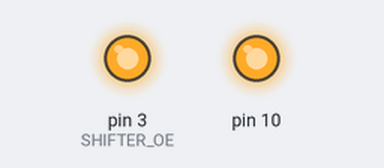
Simulated run of this sketch. Board: Arduino Uno, built with avr-gcc and run on an emulated ATmega328P. Shown: output pins drawn as LEDs (lit = HIGH). Pins used as bus, display or sensor lines are not drawn.

Above: at 0.1 s.
Timing chart, 0 to 1.6 s (numbered marks = the images above):
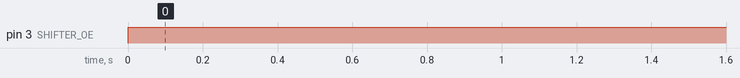

Measured:
- by itself, pin 3 (SHIFTER_OE): LOW → HIGH at 0.00 s

The sketch:

hello_shifter.ino
```cpp
#include <SPI.h>

// Arduino wiring:
//
// Nixie board LE to Arduino pin 4
// Nixie board OE to Arduino pin 3
// Nixie board DIN to Arduino pin 11 (aka MOSI)
// Nixie board CP to Arduino pin 13 (aka SCK)
//
// You can daisy-chain a Nixie board's DOUT to the next board's DIN, but
// all CP must be connected to CP, all LE must be connected to LE, and all
// OE pins must be connected to OE.
//
// Also remember to hook up +5V, GND, and +145 - 155 volts.

#define SHIFTER_LE 4
#define SHIFTER_OE 3
#define SPI_RATE_HZ 1000000
#define LE_PULSE_USEC 1

void setup() {
  pinMode(SHIFTER_LE, OUTPUT);
  pinMode(SHIFTER_OE, OUTPUT);
  digitalWrite(SHIFTER_OE, LOW);
  digitalWrite(SHIFTER_LE, LOW);

  SPI.begin();
  SPI.beginTransaction(SPISettings(SPI_RATE_HZ, MSBFIRST, SPI_MODE0));
}

// Valid characters for str are space and 0-9.
// Data for characters will be shifted leftmost character
// first. Thus, it's expected that your data in wire
// is on the rightmost board.
//
// The boolean array must be the same size as the string,
// and each element is true if you want the dot lit up
// at that position. Remember that dots are on the left.
//
// bit patterns: (note that we transmit byte0, then byte1 (big endian)
// byte0      --byte1--
// xxxx x000  0000 0001 : 0
// xxxx x000  0000 0010 : 1
// xxxx x000  0000 0100 : 2
// xxxx x000  0000 1000 : 3
// xxxx x000  0001 0000 : 4
// xxxx x000  0010 0000 : 5
// xxxx x000  0100 0000 : 6
// xxxx x000  1000 0000 : 7
// xxxx x001  0000 0000 : 8
// xxxx x010  0000 0000 : 9
// xxxx x100  0000 0000 : dot

void writeChar(char* str, bool* dots, uint8_t* data) {
    char c = *str;
    uint16_t b = 0;

    if (c >= '0' && c <= '9') b = 0x0001 << (c - '0');
    if (*dots) b |= 0x0400;

    data[0] = b >> 8;
    data[1] = b & 0xFF;
}

void writeString(char *str, bool *dots) {
  int bytes = 2 * strlen(str);
  uint8_t data[bytes];
  int index = 0;

  for (int i = 0; i < strlen(str); ++i) {
    writeChar(str + i, dots + i, data + index);
    index += 2;
  }

  for (int i = 0; i < bytes; ++i) {
    SPI.transfer(data[i]);
  }

  // Pulse LE to latch the data
  digitalWrite(SHIFTER_LE, HIGH);
  delayMicroseconds(LE_PULSE_USEC);
  digitalWrite(SHIFTER_LE, LOW);

  // Enable output, if it wasn't enabled before.
  digitalWrite(SHIFTER_OE, HIGH);
  delay(1000);
}

void loop() {
  for (int i = 0; i < 10; ++i) {
    for (int j = 0; j < 10; ++j) {
      for (int k = 0; k < 10; ++k) {
        bool dots[] = {false, j%3 == 2, j%3 == 1, j%3 == 0};
        char data[5] = {' ', '0' + i, '0' + j, '0' + k, 0};
        writeString(data, dots);
      }
    }
  }
}
```
